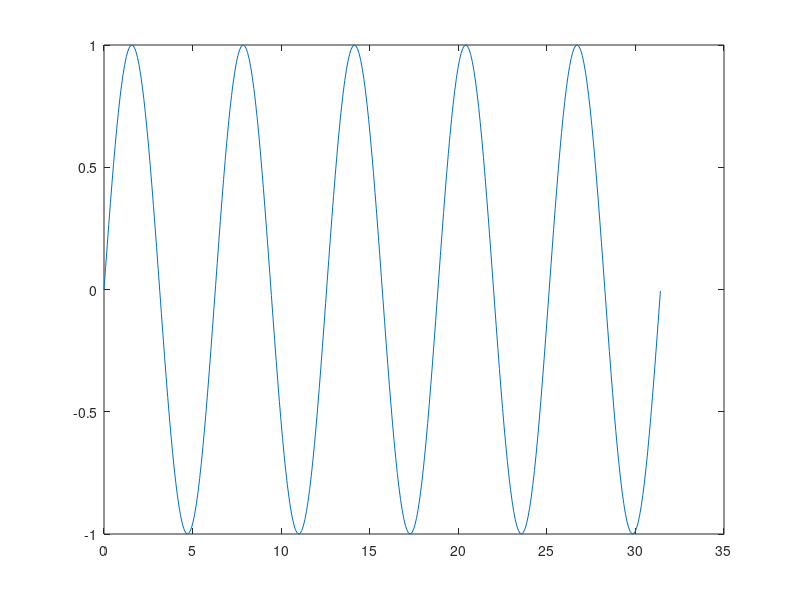

The MATLAB source for this figure:
%establecemos los valores de x a graficar
x=0:0.09:10*pi; %para alargar la grafica, cambiar el valor final de x
%hallamos los valores de y, evaluando x en y(x)
y=sin(x);
%graficamos la curva
plot(x,y)